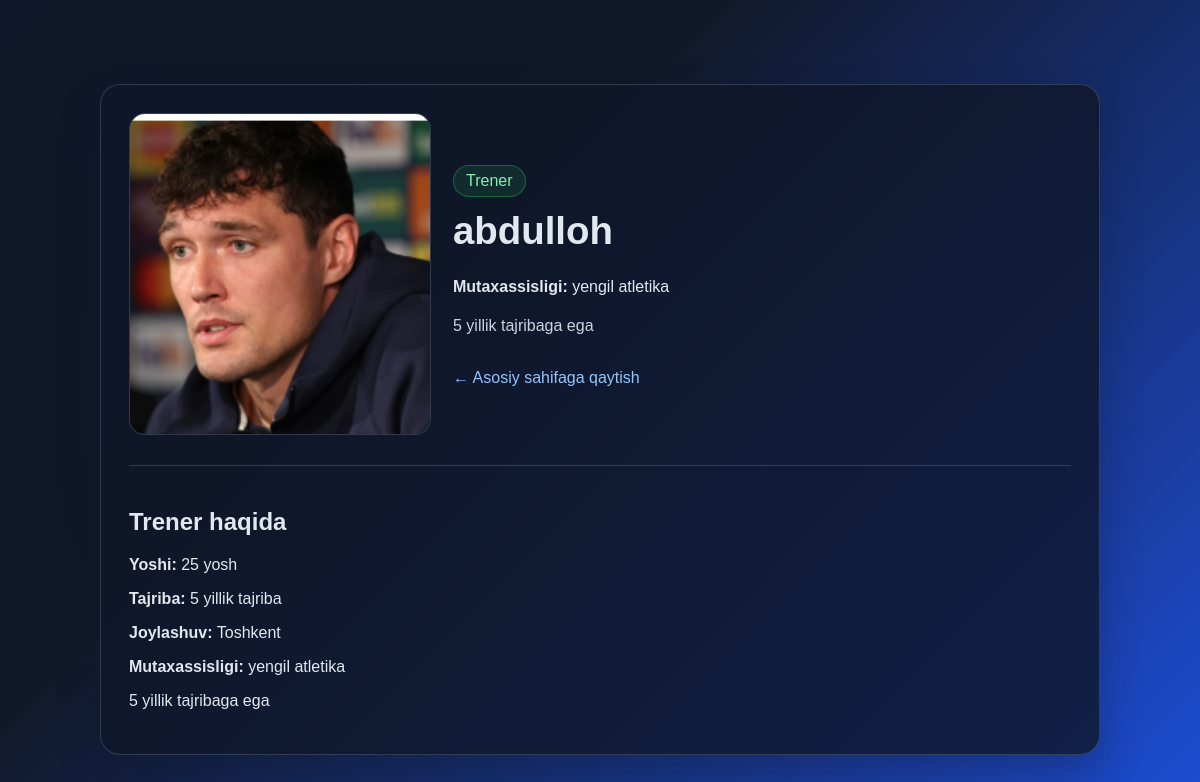
The page /trainer/1/ on the database its author committed.
### ilovalar/models.py (models this page shows, shortened)
class Trainer(models.Model):
    full_name = models.CharField(max_length=100, verbose_name="To'liq ismi")
    age = models.IntegerField(default=25, verbose_name="Yoshi")
    specialty = models.CharField(max_length=100, verbose_name="Mutaxassisligi")
    experience_years = models.IntegerField(default=3, verbose_name="Tajribasi (yil)")
    location = models.CharField(max_length=100, default='Toshkent', verbose_name="Joylashuvi")
    phone = models.CharField(max_length=20, blank=True, default='', verbose_name="Telefon")
    bio = models.TextField(verbose_name="Biografiyasi")
    image = models.ImageField(upload_to='trainers/', blank=True, null=True, verbose_name="Rasmi")
    class Meta:
        verbose_name = 'Trener'
        verbose_name_plural = 'Trenerlar'
    @property
    def experience_text(self):
        return f"{self.experience_years} yillik tajriba"

### ilovalar/views.py (the view)
# urls.py: path('trainer/<int:trainer_id>/', views.trainer_detail, name='trainer_detail'),
def trainer_detail(request, trainer_id):
    trainer = get_object_or_404(Trainer, pk=trainer_id)
    context = {
        'trainer': trainer,
    }
    return render(request, 'ilovalar/trainer_detail.html', context)

### ilovalar/templates/ilovalar/trainer_detail.html (shortened to what this page needs)
<!DOCTYPE html>
<html lang="uz">
<head>
</head>
<body>
    <div class="wrap">
        <div class="card">
            <div class="top">
                <div>
                    {% if trainer.image %}
                        <img src="{{ trainer.image.url }}" alt="{{ trainer.full_name }}">
                    {% else %}
                        <img src="https://via.placeholder.com/600x400?text=Trainer" alt="{{ trainer.full_name }}">
                    {% endif %}
                </div>
                <div>
                    <div class="badge">Trener</div>
                    <h1>{{ trainer.full_name }}</h1>
                    <p><strong>Mutaxassisligi:</strong> {{ trainer.specialty }}</p>
                    <p class="bio">{{ trainer.bio }}</p>
                    <a href="{% url 'home' %}" class="link">← Asosiy sahifaga qaytish</a>
                </div>
            </div>
            <div class="form-box">
                <h2>Trener haqida</h2>
                <p><strong>Yoshi:</strong> {{ trainer.age }} yosh</p>
                <p><strong>Tajriba:</strong> {{ trainer.experience_text }}</p>
                <p><strong>Joylashuv:</strong> {{ trainer.location }}</p>
                <p><strong>Mutaxassisligi:</strong> {{ trainer.specialty }}</p>
                <p>{{ trainer.bio }}</p>
            </div>
        </div>
    </div>
</body>
</html>

### ilovalar/templates/ilovalar/trainer_detail.html (style rules this page uses)
body { margin: 0; font-family: Arial, sans-serif; background: linear-gradient(135deg, #0f172a, #111827 35%, #1d4ed8); color: #e2e8f0; }
.wrap { max-width: 1000px; margin: 60px auto; padding: 24px; }
.card { background: rgba(15, 23, 42, 0.8); border: 1px solid rgba(148, 163, 184, 0.25); border-radius: 20px; padding: 28px; box-shadow: 0 20px 40px rgba(15, 23, 42, 0.32); }
.top { display: grid; grid-template-columns: 300px 1fr; gap: 24px; align-items: center; }
img { width: 100%; height: 320px; object-fit: cover; border-radius: 16px; border: 1px solid rgba(148, 163, 184, 0.25); background: #0f172a; }
h1 { margin-top: 0; font-size: 2.4rem; }
.badge { display: inline-block; background: rgba(34, 197, 94, 0.12); color: #86efac; border: 1px solid rgba(34, 197, 94, 0.4); padding: 6px 12px; border-radius: 999px; margin-bottom: 12px; }
.bio { color: #cbd5e1; line-height: 1.7; }
.form-box { margin-top: 26px; border-top: 1px solid rgba(148, 163, 184, 0.25); padding-top: 22px; }
a.link { color: #93c5fd; text-decoration: none; display: inline-block; margin-top: 14px; }

### rows shown on the page
Trainer: image (picture), full_name "abdulloh", specialty "yengil atletika", bio "5 yillik tajribaga ega", age "25", experience_text "5 yillik tajriba", location "Toshkent"
